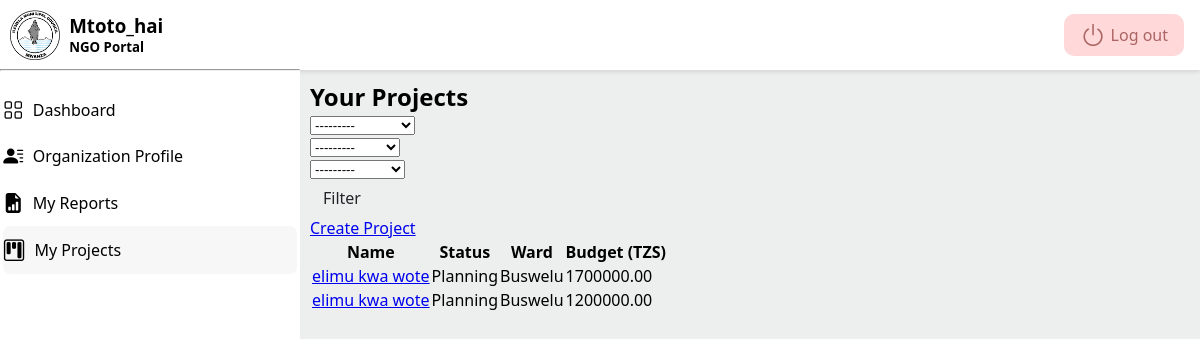
The page /list/ (signed in) on the database its author committed.
### project/models.py (models this page shows, shortened)
class Project(models.Model):
	class Status(models.TextChoices):
		PLANNING = 'PLAN', _('Planning')
		ONGOING = 'ONGO', _('Ongoing')
		COMPLETED = 'COMP', _('Completed')
		SUSPENDED = 'SUSP', _('Suspended')
	class FundingType(models.TextChoices):
		GRANT = 'GRANT', _('Grant')  # Fixed typo (GRANT → GRANT)
		DONATION = 'DON', _('Donation')
		SELF_FUNDED = 'SELF', _('Self-Funded')
		PARTNERSHIP = 'PART', _('Partnership')
	class WardChoices(models.TextChoices):
		NYAKATO = 'NYAKATO', _('Nyakato')
		BUSWELU = 'BUSWELU', _('Buswelu')
		ILEMELA = 'ILEMELA', _('Ilemela')
		PASIANSI = 'PASIANSI', _('Pasiansi')
		BUGOBWA = 'BUGOBWA', _('Bugogwa')  # Fixed typo (Bugogwa → BUGOBWA)
		SANGABUYE = 'SANGABUYE', _('Sangabuye')
		MECCO = 'MECCO', _('MECCO')
		BUZURUGA = 'BUZURUGA', _('Buzuruga')
		NYASAKA = 'NYASAKA', _('Nyasaka')
		KAHAMA = 'KAHAMA', _('Kahama')
		KISEKE = 'KISEKE', _('Kiseke')
		KAYENZE = 'KAYENZE', _('Kayenze')
		SHIBULA = 'SHIBULA', _('Shibula')
		KAWEEKAMO = 'KAWEEKAMO', _('Kawekamo')
		KITANGIRI = 'KITANGIRI', _('Kitangiri')
		KIRUMBA = 'KIRUMBA', _('Kirumba')
		NYAMANORO = 'NYAMANORO', _('Nyamanoro')
		IBUNGILO = 'IBUNGILO', _('Ibungilo')
		NYAMHONGOLO = 'NYAMHONGOLO', _('Nyamhongolo')
	name = models.CharField(_("Project Name"), max_length=255)
	description = models.TextField(_("Project Description"))
	organization = models.ForeignKey(
		settings.AUTH_USER_MODEL,
		related_name='projects',
		on_delete=models.CASCADE
	)
	start_date = models.DateField(_("Start Date"))
	end_date = models.DateField(_("End Date"), blank=True, null=True)
	status = models.CharField(
		_("Project Status"),
		max_length=4,
		choices=Status.choices,
		default=Status.PLANNING
	)
	funding_type = models.CharField(
		_("Funding Type"),
		max_length=5,
		choices=FundingType.choices,
		default=FundingType.GRANT
	)
	budget = models.DecimalField(
		_("Project Budget (TZS)"),
		max_digits=14,
		decimal_places=2,
		blank=True,
		null=True
	)
	men = models.IntegerField(_("Men Beneficiaries"), default=0)
	women = models.IntegerField(_("Women Beneficiaries"), default=0)
	youth = models.IntegerField(_("Youth Beneficiaries"), default=0)
	district = models.CharField(
		_("District"),
		max_length=20,
		default="Ilemela",
		editable=False  # Prevents editing in admin/forms
	)
	ward = models.CharField(
		_("Ward"),
		max_length=20,
		choices=WardChoices.choices
	)
	street = models.CharField(_("Street"), max_length=100)
	created_at = models.DateTimeField(auto_now_add=True)
	updated_at = models.DateTimeField(auto_now=True)
	class Meta:
		verbose_name = _("Project")
		verbose_name_plural = _("Projects")
		ordering = ['-created_at']
		indexes = [
			models.Index(fields=['status']),
			models.Index(fields=['organization']),
		]

### project/views.py (the view)
# urls.py: path('list/', views.project_list, name='project_list'),
@login_required
def project_list(request):
	if request.user.is_staff:
		projects = Project.objects.all()
	else:
		projects = Project.objects.filter(organization=request.user)
	project_filter = ProjectFilter(
		request.GET,
		queryset=projects,
		user=request.user  # Pass user to filter to handle organization field
	)
	return render(request, 'project/list.html', {
		'filter': project_filter,
		'is_admin': request.user.is_staff,
		'section':'project',
	})

### project/templates/project/list.html (shortened to what this page needs)
{% extends "user_account/base.html" %}
{% load i18n %}
{% block content %}
<div class="container mt-4">
  <h2>
    {% if is_admin %}
      {% trans "All Projects" %}
    {% else %}
      {% trans "Your Projects" %}
    {% endif %}
  </h2>
  <form method="get" class="mb-4">
    {% if is_admin %}
      <div class="row">
        <div class="col-md-3">{{ filter.form.organization }}</div>
        <div class="col-md-3">{{ filter.form.ward }}</div>
        <div class="col-md-3">{{ filter.form.status }}</div>
        <div class="col-md-3">{{ filter.form.funding_type }}</div>
      </div>
    {% else %}
      <div class="row">
        <div class="col-md-4">{{ filter.form.ward }}</div>
        <div class="col-md-4">{{ filter.form.status }}</div>
        <div class="col-md-4">{{ filter.form.funding_type }}</div>
      </div>
    {% endif %}
    <button type="submit" class="btn btn-secondary">{% trans "Filter" %}</button>
  </form>
	<a href="{% url 'project:project_create' %}">Create Project</a>
  <table class="table">
    <thead>
      <tr>
        <th>{% trans "Name" %}</th>
        <th>{% trans "Status" %}</th>
        <th>{% trans "Ward" %}</th>
        <th>{% trans "Budget (TZS)" %}</th>
      </tr>
    </thead>
    <tbody>
      {% for project in filter.qs %}
        <tr>
          <td><a href="{% url 'project:project_details' pk=project.pk %}">{{ project.name }}</a></td>
          <td>{{ project.get_status_display }}</td>
          <td>{{ project.get_ward_display }}</td>
          <td>{{ project.budget|default:"-" }}</td>
        </tr>
      {% empty %}
        <tr><td colspan="5">{% trans "No projects found." %}</td></tr>
      {% endfor %}
    </tbody>
  </table>
</div>
{% endblock %}

### user_account/templates/user_account/base.html (shortened to what this page needs)
{% load static %}
<!DOCTYPE html>
<html lang="en">
<head>
  <link rel="stylesheet" href="{% static 'style/style.css' %}">
  <link rel="stylesheet" href="https://cdnjs.cloudflare.com/ajax/libs/bootstrap-icons/1.11.1/font/bootstrap-icons.min.css">
</head>
<body>
  {% if user.is_authenticated %}
  <header>
    <a href="{% url 'user_account:logout' %}" class="logout">
      <i class="bi bi-power"></i>
      <p>Log out</p>
    </a>
  </header>
  <main>
    <aside>
      <div class="sidenav">
        <div class="profile">
          <div class="prof-img">
            <img src="{% static 'images/ILEMELA 1.png' %}" alt="profile-img">
          </div>
          <div>
            <h3>{{ request.user.username }}</h3>
            {% if user.is_staff %}
            <h5>Admin(Municipal) Portal</h5>
            {% else %}
            <h5>NGO Portal</h5>
            {% endif %}
          </div>
        </div>
      </div>
      <hr>
      <ul class="sidenav-links">
        <li {% if section == 'dashboard' %} class="active-link" {% endif %}>
          <a href="{% url 'user_account:dashboard' %}" class="sidenav-link">
            <i class="bi bi-grid"></i>
            <p>Dashboard</p>
          </a>
        </li>
        {% if user.is_staff %}
        <li {% if section == 'organization' %} class="active-link" {% endif %}>
          <a href="{% url 'organization:organization_list' %}"  class="sidenav-link">
            <i class="bi bi-globe"></i>
            <p>Organizations List</p>
          </a>
        </li>
        {% else %}
        <li {% if section == 'organization' %} class="active-link" {% endif %}>
          <a href="{% url 'organization:organization_detail' id=request.user.organizationprofile.id %}"  class="sidenav-link">
            <i class="bi bi-person-lines-fill"></i>
            <p>Organization Profile</p>
          </a>
        </li>
        {% endif %}
        {% if user.is_staff %}
        <li {% if section == 'report' %} class="active-link" {% endif %}>
          <a href="{% url 'report:report_list' %}"  class="sidenav-link">
            <i class="bi bi-file-earmark-arrow-up-fill"></i>
            <p>Reports</p>
          </a>
        </li>
        {% else %}
        <li {% if section == 'report' %} class="active-link" {% endif %}>
          <a href="{% url 'report:report_list' %}" class="sidenav-link">
            <i class="bi bi-file-earmark-bar-graph-fill"></i>
            <p>My Reports</p>
          </a>
        </li>
        {% endif %}
        {% if user.is_staff %}
        <li {% if section == 'project' %} class="active-link" {% endif %}>
          <a href="{% url 'project:project_list' %}" class="sidenav-link">
            <i class="bi bi-kanban"></i>
            <p>Projects</p>
          </a>
        </li>
        {% else %}
        <li {% if section == 'project' %} class="active-link" {% endif %}>
          <a href="{% url 'project:project_list' %}" class="sidenav-link">
            <i class="bi bi-kanban"></i>
            <p>My Projects</p>
          </a>
        </li>
        {% endif %}
      </ul>
    </aside>
    <section class="main-content">
      {% block content %} {% endblock %}
    </section>
  </main>
  {% endif %}
</body>
</html>

### user_account/static/style/root.css (style rules this page uses)
ul li { list-style: none; }
:root { --primary-font: 'Segoe UI', sans-serif; --gray: #ecefed; --white: white; --black: black; --bs-blue: #0d6efd; --bs-indigo: #6610f2; --bs-purple: #6f42c1; --bs-pink: #d63384; --bs-red: #dc3545; --bs-orange: #fd7e14; --bs-yellow: #ffc107; --bs-green: #198754; --bs-teal: #20c997; --bs-cyan: #0dcaf0; --radius: .625rem; --shadow1: 0 2px 4px rgba(0, 0, 0, 0.1); }
body { background-color: var(--gray); font-family: var(--primary-font); }
img { display: block; width: 100%; }

### user_account/static/style/components.css (style rules this page uses)
.btn { display: inline-block; font-weight: 400; line-height: 1.5; color: #212529; text-align: center; text-decoration: none; vertical-align: middle; cursor: pointer; -webkit-user-select: none; -moz-user-select: none; user-select: none; background-color: transparent; border: 1px solid transparent; padding: 0.375rem 0.75rem; font-size: 1rem; border-radius: 0.25rem; font-family: var(--primary-font); }

### user_account/templates/user_account/base.html (style rules this page uses)
header { position: fixed; top: 0; left: 0; right: 0; display: flex; align-items: center; justify-content: space-between; padding: .3rem 1rem; background-color: var(--white); box-shadow: var(--shadow1); }
header .logout { display: flex; align-items: center; gap: .3rem; background-color: rgba(255, 0, 0, 0.15); color: rgba(102, 0, 0, 0.541); padding: .2rem 1rem; border-radius: var(--radius); margin: .6rem 0; text-decoration: none; }
header .logout i { display: block; font-size: 1.6rem; }
aside { position: fixed; top: 0; left: 0; background-color: var(--white); width: 300px; min-height: 100%; }
aside .profile { display: flex; align-items: center; margin: .6rem; gap: .6rem; }
aside .profile .prof-img { width: 50px; height: 50px; overflow: hidden; object-fit: contain; }
aside .sidenav-links { margin: 1rem .2rem; }
aside .sidenav-link { text-decoration: none; display: flex; align-items: center; gap: .6rem; color: black; padding: .6rem 0; }
aside .sidenav-link i { font-size: 1.25rem; }
aside .active-link { font-weight: 500; background-color: #ecefed79; border-radius: .45rem; }
aside .active-link i { font-size: 1.35rem; }
.main-content { margin: 5rem .6rem 0 310px; }

### rows shown on the page
Project: name "elimu kwa wote", status "Planning", ward "Buswelu", budget "1700000.00"
Project: name "elimu kwa wote", status "Planning", ward "Buswelu", budget "1200000.00"

### other values the page prints
{{ request.user.username }} "Mtoto_hai"
